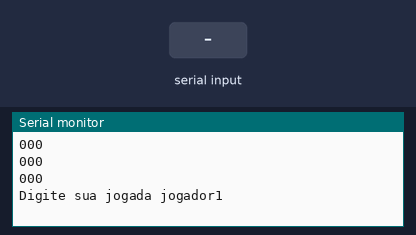
Recording of a sketch running on a simulated Arduino Uno, built with avr-gcc and run on an emulated ATmega328P. Shown: the last lines printed to the serial monitor. The inputs (shaded band) are chosen by the test bench.

Above: at 1.2 s.
1.3 s: "90,45,200\n" received over Serial
At 3.4 s:
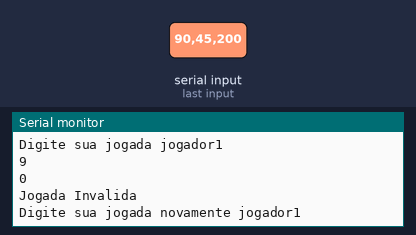
3.8 s: "1\n" received over Serial
At 5.5 s:
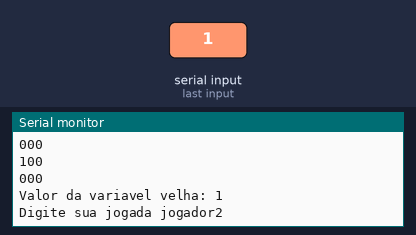
6.3 s: "1\n" received over Serial
At 8.1 s:
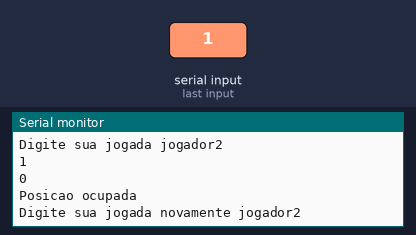
Timing chart, 0 to 9.6 s (numbered marks = the images above; inputs shaded):
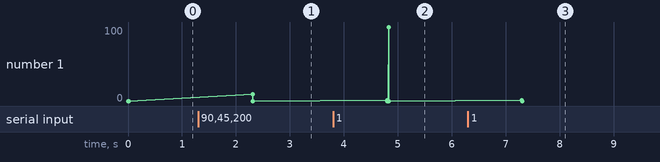

The sketch:

vitoria-tedeia-champan.ino
```cpp
//Criar o tabuleiro e jogadores, cirar as variáveis
//
//0: Posição vazia
//1: jogada na posição do jogador 1
//2: jogada a posição do jogador 2

int linha;
int coluna;
int velha;
bool haVencedor = false;
String jogador1 = "Jogador1";
String jogador2 = "Jogador2";
int jogadorDaVez = 1;
int tabuleiro[3][3];
int index;
String jogada;

//Função de reiniciar o jogo (tabuleiro)
void reiniciarJogo(int jogadorDaVez, int tabuleiro[3][3], int velha, bool haVencedor) {

  velha = 0;
  jogadorDaVez = 1;
  haVencedor = false;
  for (int linha = 0; linha <= 2; linha++) {
    for (int coluna = 0; coluna <= 2; coluna++) {
      tabuleiro[linha][coluna] = 0;
    }
  }
}

//Função de imprimir o tabuleiro quando reiniciar jogo
void imprimirTabuleiro(int tabuleiro[3][3]) {

  for (int linha = 0; linha <= 2; linha++) {
    if (linha == 1 || linha == 2) {
      Serial.println("");
    }
    for (int coluna = 0; coluna <= 2; coluna++) {
      Serial.print(tabuleiro[linha][coluna]);
    }
  }

  Serial.println("");
  Serial.print("Digite sua jogada jogador");
  Serial.println(jogadorDaVez);
}
// Função de validar a jogada
bool validaJogada(int linha, int coluna) {
  if (linha == 0 || linha == 1 || linha == 2) {
    if (coluna == 0 || coluna == 1 || coluna == 2) {
      return true;
    }
  }
  return false;
};

//Função de validar posição
bool validaPosicao(int tabuleiro[3][3], int linha, int coluna) {

  if (tabuleiro[linha][coluna] == 0) {
    return true;
  } else {
    return false;
  }
};

void setup() {

  Serial.begin(9600);
  reiniciarJogo(jogadorDaVez, tabuleiro, velha, haVencedor);
  imprimirTabuleiro(tabuleiro);
}

void loop() {


  do {

    while (!Serial.available())
      ;

    jogada = Serial.readString();
    linha = jogada.substring(0, 1).toInt();
    coluna = jogada.substring(2, 3).toInt();

    Serial.println(linha);
    Serial.println(coluna);


    if (validaJogada(linha, coluna)) {
      if (validaPosicao(tabuleiro, linha, coluna)) {
        Serial.println("Jogada Valida");

        tabuleiro[linha][coluna] = jogadorDaVez;

        // Verifica se há vencedor na linha
        if ((tabuleiro[0][0] == jogadorDaVez && tabuleiro[0][1] == jogadorDaVez && tabuleiro[0][2] == jogadorDaVez) || (tabuleiro[1][0] == jogadorDaVez && tabuleiro[1][1] == jogadorDaVez && tabuleiro[1][2] == jogadorDaVez) || (jogadorDaVez && tabuleiro[2][0] == jogadorDaVez && tabuleiro[2][1] == jogadorDaVez && tabuleiro[2][2] == jogadorDaVez)) {
          Serial.println("Ha um VENCEDOR LINHA!!");
          haVencedor = true;

          //Verifica se há vencedor na coluna
        } else if ((tabuleiro[0][0] == jogadorDaVez && tabuleiro[1][0] == jogadorDaVez && tabuleiro[2][0] == jogadorDaVez) || (tabuleiro[0][1] == jogadorDaVez && tabuleiro[1][1] == jogadorDaVez && tabuleiro[2][1] == jogadorDaVez) || (tabuleiro[0][2] == jogadorDaVez && tabuleiro[1][2] == jogadorDaVez && tabuleiro[2][2] == jogadorDaVez)) {
          haVencedor = true;
          Serial.println("Ha um VENCEDOR COLUNA!!");


          //Verifica se há vencedor na diagonal
        } else if ((tabuleiro[0][0] == jogadorDaVez && tabuleiro[1][1] == jogadorDaVez && tabuleiro[2][2] == jogadorDaVez) || (tabuleiro[0][2] == jogadorDaVez && tabuleiro[1][1] == jogadorDaVez && tabuleiro[2][0] == jogadorDaVez)) {
          haVencedor = true;
          Serial.println("Ha um VENCEDOR DIAGONAL!!");

        } else {


          for (int linha = 0; linha <= 2; linha++) {
            if (linha == 1 || linha == 2) {
              Serial.println("");
            }
            for (int coluna = 0; coluna <= 2; coluna++) {
              Serial.print(tabuleiro[linha][coluna]);
            }
          }
          if (jogadorDaVez == 1) {
            jogadorDaVez = 2;

          } else {
            jogadorDaVez = 1;
          }
          velha = velha + 1;
          Serial.println("");
          Serial.print("Valor da variavel velha: ");
          Serial.println(velha);

          //Pede para o jogador da vez digitar a sua jogada
          Serial.println("");
          Serial.print("Digite sua jogada jogador");
          Serial.println(jogadorDaVez);
        }

        //Mostra que a posição está ocupada e pede para o jogador da vez digitar sua jogada novamente
      } else {
        Serial.println("Posicao ocupada");
        Serial.print("Digite sua jogada novamente jogador");
        Serial.println(jogadorDaVez);
      }
      //Diz que a jogada está invalida e pede para o jogador da vez digitar sua jogada novamente
    } else {
      Serial.println("Jogada Invalida");
      Serial.print("Digite sua jogada novamente jogador");
      Serial.println(jogadorDaVez);
    }

  } while (!haVencedor && velha < 9);
  // Diz parabéns pela vitória do jogador da vez
  if (haVencedor) {
    Serial.println("Parabéns por sua vitória");
    Serial.println(jogadorDaVez);
    //Depois de 5 segundos, reinicia o jogo e imprime o tabuleiro
    delay(5000);
    reiniciarJogo(jogadorDaVez, tabuleiro, velha, haVencedor);
    imprimirTabuleiro(tabuleiro);
  } else {
    Serial.println("Deu velha!!");
    delay(5000);
    reiniciarJogo(jogadorDaVez, tabuleiro, velha, haVencedor);
    imprimirTabuleiro(tabuleiro);
  }
}
```

jodoDaVelhaProfessor.cpp
```cpp
//Criar o tabuleiro e jogadores, cirar as variáveis
//
//0: Posição vazia
//1: jogada na posição do jogador 1
//2: jogada a posição do jogador 2

int linha;
int coluna;
int velha;
bool haVencedor = false;
String jogador1 = "Jogador1";
String jogador2 = "Jogador2";
int jogadorDaVez = 1;
int tabuleiro[3][3];
int index;
String jogada;

//Função de reiniciar o jogo (tabuleiro)
void reiniciarJogo(int jogadorDaVez, int tabuleiro[3][3], int velha, bool haVencedor) {

  velha = 0;
  jogadorDaVez = 1;
  haVencedor = false;
  for (int linha = 0; linha <= 2; linha++) {
    for (int coluna = 0; coluna <= 2; coluna++) {
      tabuleiro[linha][coluna] = 0;
    }
  }
}

//Função de imprimir o tabuleiro quando reiniciar jogo
void imprimirTabuleiro(int tabuleiro[3][3]) {

  for (int linha = 0; linha <= 2; linha++) {
    if (linha == 1 || linha == 2) {
      Serial.println("");
    }
    for (int coluna = 0; coluna <= 2; coluna++) {
      Serial.print(tabuleiro[linha][coluna]);
    }
  }

  Serial.println("");
  Serial.print("Digite sua jogada jogador");
  Serial.println(jogadorDaVez);
}
// Função de validar a jogada
bool validaJogada(int linha, int coluna) {
  if (linha == 0 || linha == 1 || linha == 2) {
    if (coluna == 0 || coluna == 1 || coluna == 2) {
      return true;
    }
  }
  return false;
};

//Função de validar posição
bool validaPosicao(int tabuleiro[3][3], int linha, int coluna) {

  if (tabuleiro[linha][coluna] == 0) {
    return true;
  } else {
    return false;
  }
};

void setup() {

  Serial.begin(9600);
  reiniciarJogo(jogadorDaVez, tabuleiro, velha, haVencedor);
  imprimirTabuleiro(tabuleiro);
}

void loop() {


  do {

    while (!Serial.available())
      ;

    jogada = Serial.readString();
    linha = jogada.substring(0, 1).toInt();
    coluna = jogada.substring(2, 3).toInt();

    Serial.println(linha);
    Serial.println(coluna);


    if (validaJogada(linha, coluna)) {
      if (validaPosicao(tabuleiro, linha, coluna)) {
        Serial.println("Jogada Valida");

        tabuleiro[linha][coluna] = jogadorDaVez;

        // Verifica se há vencedor na linha
        if ((tabuleiro[0][0] == jogadorDaVez && tabuleiro[0][1] == jogadorDaVez && tabuleiro[0][2] == jogadorDaVez) || (tabuleiro[1][0] == jogadorDaVez && tabuleiro[1][1] == jogadorDaVez && tabuleiro[1][2] == jogadorDaVez) || (jogadorDaVez && tabuleiro[2][0] == jogadorDaVez && tabuleiro[2][1] == jogadorDaVez && tabuleiro[2][2] == jogadorDaVez)) {
          Serial.println("Ha um VENCEDOR LINHA!!");
          haVencedor = true;

          //Verifica se há vencedor na coluna
        } else if ((tabuleiro[0][0] == jogadorDaVez && tabuleiro[1][0] == jogadorDaVez && tabuleiro[2][0] == jogadorDaVez) || (tabuleiro[0][1] == jogadorDaVez && tabuleiro[1][1] == jogadorDaVez && tabuleiro[2][1] == jogadorDaVez) || (tabuleiro[0][2] == jogadorDaVez && tabuleiro[1][2] == jogadorDaVez && tabuleiro[2][2] == jogadorDaVez)) {
          haVencedor = true;
          Serial.println("Ha um VENCEDOR COLUNA!!");


          //Verifica se há vencedor na diagonal
        } else if ((tabuleiro[0][0] == jogadorDaVez && tabuleiro[1][1] == jogadorDaVez && tabuleiro[2][2] == jogadorDaVez) || (tabuleiro[0][2] == jogadorDaVez && tabuleiro[1][1] == jogadorDaVez && tabuleiro[2][0] == jogadorDaVez)) {
          haVencedor = true;
          Serial.println("Ha um VENCEDOR DIAGONAL!!");

        } else {


          for (int linha = 0; linha <= 2; linha++) {
            if (linha == 1 || linha == 2) {
              Serial.println("");
            }
            for (int coluna = 0; coluna <= 2; coluna++) {
              Serial.print(tabuleiro[linha][coluna]);
            }
          }
          if (jogadorDaVez == 1) {
            jogadorDaVez = 2;

          } else {
            jogadorDaVez = 1;
          }
          velha = velha + 1;
          Serial.println("");
          Serial.print("Valor da variavel velha: ");
          Serial.println(velha);

          //Pede para o jogador da vez digitar a sua jogada
          Serial.println("");
          Serial.print("Digite sua jogada jogador");
          Serial.println(jogadorDaVez);
        }

        //Mostra que a posição está ocupada e pede para o jogador da vez digitar sua jogada novamente
      } else {
        Serial.println("Posicao ocupada");
        Serial.print("Digite sua jogada novamente jogador");
        Serial.println(jogadorDaVez);
      }
      //Diz que a jogada está invalida e pede para o jogador da vez digitar sua jogada novamente
    } else {
      Serial.println("Jogada Invalida");
      Serial.print("Digite sua jogada novamente jogador");
      Serial.println(jogadorDaVez);
    }

  } while (!haVencedor && velha < 9);
  // Diz parabéns pela vitória do jogador da vez
  if (haVencedor) {
    Serial.println("Parabéns por sua vitória");
    Serial.println(jogadorDaVez);
    //Depois de 5 segundos, reinicia o jogo e imprime o tabuleiro
    delay(5000);
    reiniciarJogo(jogadorDaVez, tabuleiro, velha, haVencedor);
    imprimirTabuleiro(tabuleiro);
  } else {
    Serial.println("Deu velha!!");
    delay(5000);
    reiniciarJogo(jogadorDaVez, tabuleiro, velha, haVencedor);
    imprimirTabuleiro(tabuleiro);
  }
}
```

Measured:
- after the input at 1.3 s, the serial monitor: prints a new line after 1.0 s (image 1)
- after the input at 3.8 s, the serial monitor: prints a new line after 1.0 s (image 2)
- after the input at 6.3 s, the serial monitor: prints a new line after 1.0 s (image 3)
